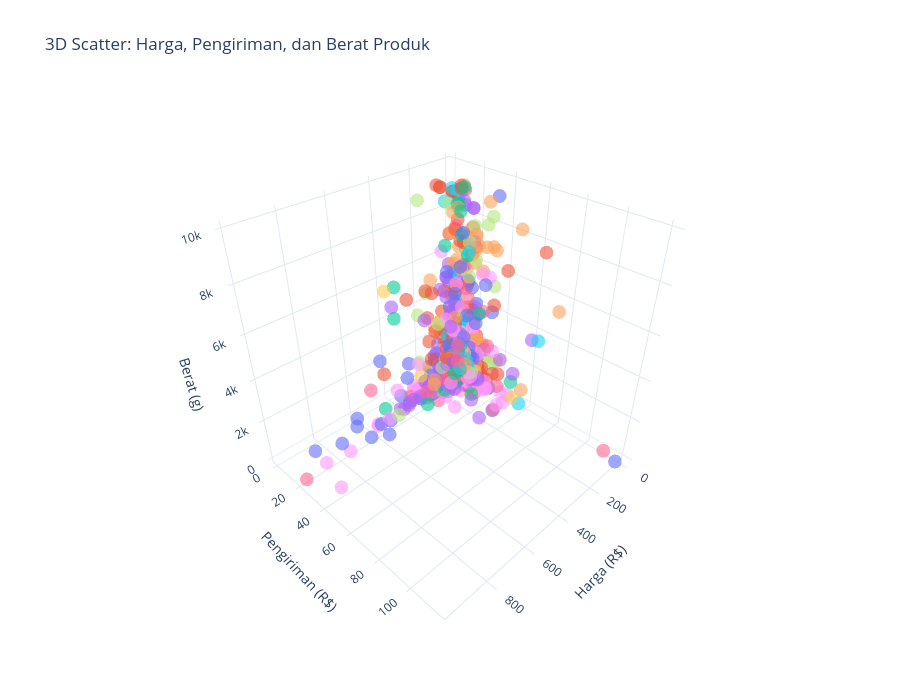

Here is the notebook cell this chart was saved with:
### Markdown cell above
---

### 4.10 3D Scatter Plot

3D scatter plot menampilkan **hubungan tiga variabel numerik** sekaligus dengan kemampuan **rotasi interaktif**.

**Fitur interaktif:**
- 🔄 Drag untuk rotasi 3D
- 🔍 Scroll untuk zoom
- 💬 Hover untuk detail per titik

> ⚠️ **Catatan:** 3D plot tidak selalu lebih baik dari 2D. Gunakan ketika hubungan tiga variabel benar-benar tidak dapat ditampilkan dalam 2D.

### Code cell
# Filter agar visualisasi lebih jelas (hilangkan extreme outlier)
df_3d = df.sample(n=1500, random_state=42)
df_3d = df_3d[(df_3d['price'] < 1000) & (df_3d['product_weight_g'] < 10000)]

fig = px.scatter_3d(
    df_3d,
    x='price',
    y='freight_value',
    z='product_weight_g',
    color='product_category_name',
    title='3D Scatter: Harga, Pengiriman, dan Berat Produk',
    labels={
        'price': 'Harga (R$)',
        'freight_value': 'Pengiriman (R$)',
        'product_weight_g': 'Berat (g)'
    },
    opacity=0.6
)

fig.update_layout(height=700, showlegend=False)
fig.show()
